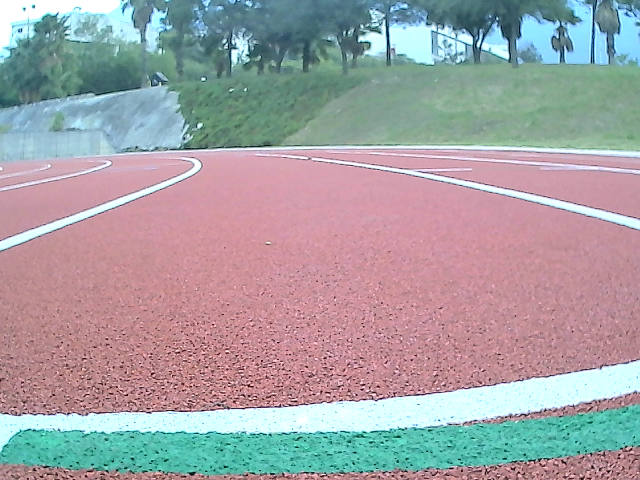
#> input picture dataset2/opencv_frame_32.png, 640 x 480 px, found by its file name
$ python vision4.py
#> lines starting #> are read from the running program, lines starting #| are printed output that depends on the picture; after the words box and inside, x2 and y2 are one past the last pixel; in counts of white or black regions, pixels touching at a corner belong together; long printed decimals are rounded
#Importar Librerias
import numpy as np
import cv2
import matplotlib.pyplot as plt
from sklearn import linear_model
import math
from time import sleep

# [50 lines left out: function Velocidad, not called in this run]

# Select a region of interest
def region_of_interest(img, vertices):
    """
    Applies an image mask.

    Only keeps the region of the image defined by the polygon formed
	by the vertices. The rest of the image pixels is set to zero (black).
    """

    # Defining a blank mask
    mask = np.zeros_like(img)

    # Define a 3 channel or 1 channel color to fill the mask with depending
	# on the input image
    if len(img.shape) > 2:
        channel_count = img.shape[2]  # i.e. 3 or 4 depending on your image
        ignore_mask_color = (255,) * channel_count
    else:
        ignore_mask_color = 255

    # Fill pixels inside the polygon defined by "vertices" with the fill color
    cv2.fillPoly(mask, vertices, ignore_mask_color)

    # Return the image only where mask pixels are nonzero
    masked_image = cv2.bitwise_and(img, mask)
    return masked_image

def pipeline(path_to_images, img_name):

        #1. Leer Imagen
        #img_name = "G0073201.JPG"
#> called with img_name = 'foto2.png'
        img_colour = cv2.imread(path_to_images)
#> img_colour is the input picture: shape (480, 640, 3); mean B, G, R 164.7, 160.8, 164.7

        #2. Verificar que la imagen existe
        if img_colour is None:
            print('ERROR: image ', img_name, 'could not be read')
            exit()

        #2. COnvertir de BGR a RGB, luego de RGB a Gray
        img_colour_rgb = cv2.cvtColor(img_colour, cv2.COLOR_BGR2RGB)
        grey = cv2.cvtColor(img_colour_rgb, cv2.COLOR_RGB2GRAY)
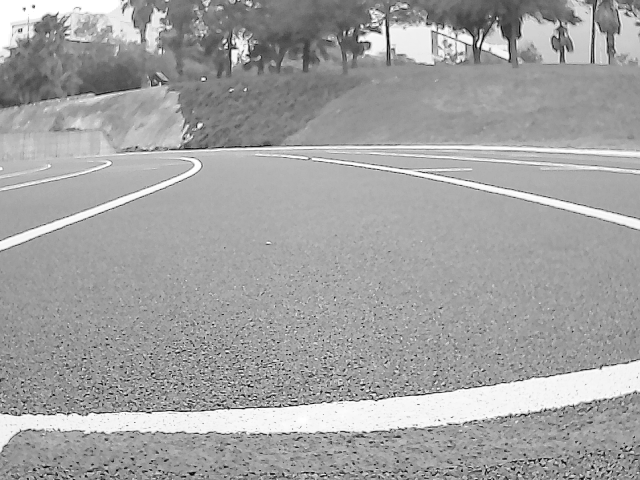
#> grey: shape (480, 640); min 1, max 255, mean 162.5

        #Resize image
        scale_percent = 100
        width = int(grey.shape[1]* scale_percent / 100)
#> width = 640
        height = int(grey.shape[0]* scale_percent / 100)
#> height = 480
        dim = (width, height)
#> dim = (640, 480)
        grey = cv2.resize(grey, dim, interpolation = cv2.INTER_AREA)
        #cv2.imshow("Lane line detection", grey)

        # 3.- Apply Gaussian smoothing
        kernel_size = (17,17)
        blur_grey = cv2.GaussianBlur(grey, kernel_size, sigmaX=0, sigmaY=0)
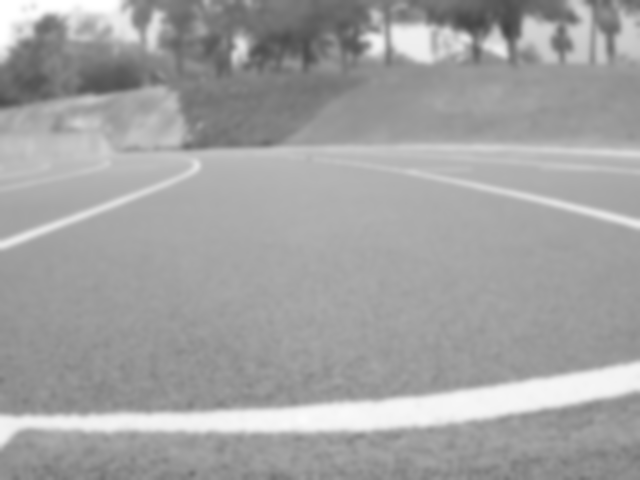
#> blur_grey: shape (480, 640); min 68, max 255, mean 162.5
        #cv2.imshow("Smoothed image", blur_grey)

        # 4.- Apply Canny edge detector
        low_threshold = 70
        high_threshold = 100
        edges = cv2.Canny(blur_grey, low_threshold, high_threshold, apertureSize=3)
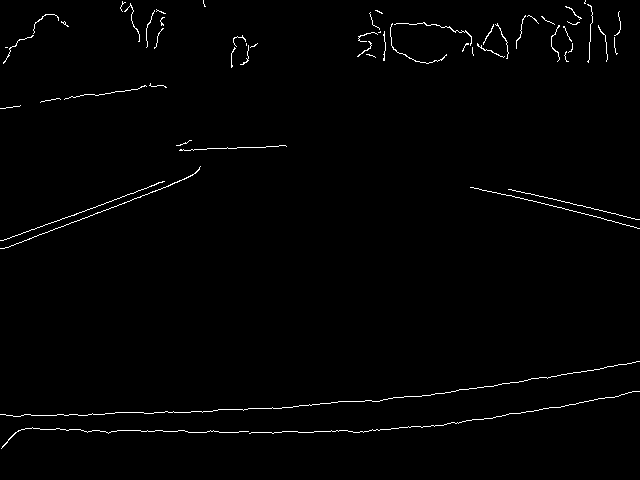
#> edges: shape (480, 640); 1.1% white in thin lines or dots
        cv2.imshow("Canny image", edges)


        # 5.- Define a polygon-shape like region of interest
        img_shape = grey.shape
#> img_shape = (480, 640)

        # RoI (change the below vertices accordingly)
        p1 = (1, 290)
        p2 = (1, 232)
        p3 = (223, 157)
        p4 = (491, 163)
        p5 = (639, 196)
        p6 = (639, 287)

        # Create a vertices array that will be used for the roi
        vertices = np.array([[p1, p2, p3, p4, p5, p6]], dtype=np.int32)

        #6. Get region of interest using the just created polygon.
        # This will be used together with the Hugh

        masked_edges = region_of_interest(edges, vertices)
#> in region_of_interest, `cv2.fillPoly(mask, vertices, ignore_mask_color)`:
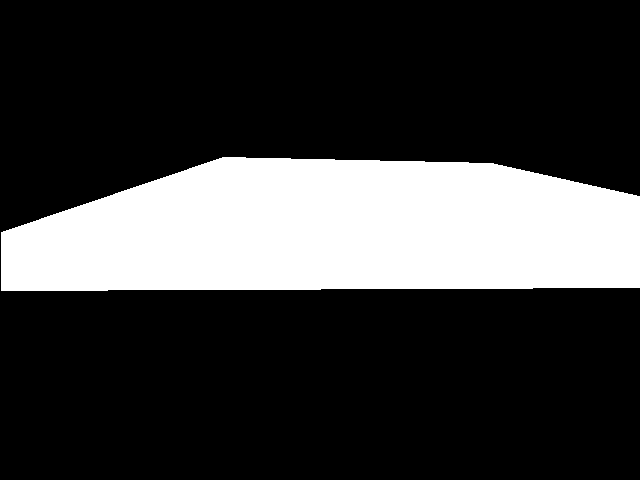
#> mask: shape (480, 640); 23.5% white; 1 white region, box (x1, y1, x2, y2) and area: (1, 157, 640, 291) 72152
#> in region_of_interest, `masked_image = cv2.bitwise_and(img, mask)`:
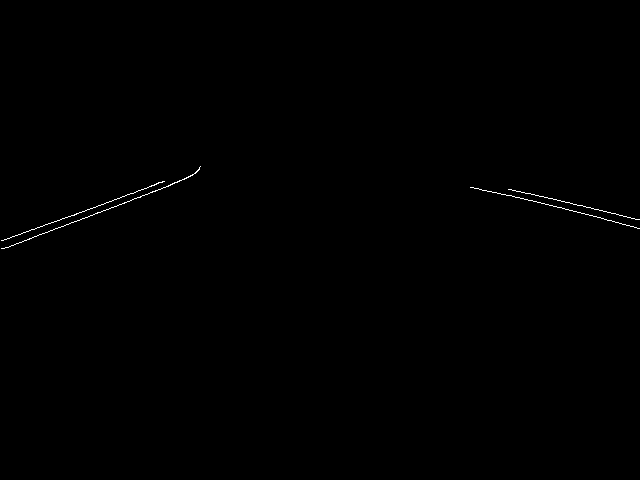
#> masked_image: shape (480, 640); 0.23% white in thin lines or dots, all inside (x1, y1, x2, y2) = (1, 166, 640, 249)
        cv2.imshow("Canny image within Region Of Interest", masked_edges)

        # 7.- Apply Hough transform for lane lines detection
        rho = 0.5                     # distance resolution in pixels of the Hough grid
        theta = np.pi/1000            # angular resolution in radians of the Hough grid
        threshold = 80                # minimum number of votes (intersections in Hough grid cell)
        min_line_len = 2              # minimum number of pixels making up a line
        max_line_gap = 3              # maximum gap in pixels between connectable line segments
        line_image = np.copy(img_colour)*0   # creating a blank to draw lines on
#> line_image: shape (480, 640, 3); every value is 0
        hough_lines = cv2.HoughLinesP(masked_edges,
                                      rho,
					                  theta,
					                  threshold,
					                  np.array([]),
					                  minLineLength=min_line_len,
					                  maxLineGap=max_line_gap)
#> hough_lines = [[3, 248, 179, 181], [3, 240, 164, 181]]

        print("number of lines:{}".format(hough_lines.shape))
#| number of lines:(2, 1, 4)
        # 8.- Initialise a new image to hold the original image with the detected lines
        # Resize img_colour_with_lines
        scale_percent = 100
        width = int(img_colour_rgb.shape[1] * scale_percent / 100)
        height = int(img_colour_rgb.shape[0] * scale_percent / 100)
        dim = (width, height)
        img_colour_rgb = cv2.resize(img_colour_rgb, dim, interpolation = cv2.INTER_AREA)
        img_colour_with_lines = img_colour_rgb.copy()
        img_colour_with_lines= cv2.cvtColor(img_colour_with_lines, cv2.COLOR_RGB2BGR)

        left_lines, left_slope, right_lines, right_slope = list(), list(), list(), list()
        ymin, ymax, xmin, xmax = 0.0, 0.0, 0.0, 0.0
        x_left, y_left, x_right, y_right = list(), list(), list(), list()

        # Slope and standard deviation for left and right lane lines
        left_slope_mean, left_slope_std = -18.5, 4
        right_slope_mean, right_slope_std = 15.5, 4

        # Loop through each detected line
        for line in hough_lines:
            for x1, y1, x2, y2 in line:

                # Compute slope for current line
                slope = (y2-y1) / (x2-x1)
                #print(slope)
                slope_deg = np.rad2deg(np.arctan(slope))
                print(slope_deg)
                cv2.line(img_colour_with_lines, (x1, y1), (x2, y2), (0,0,255), 2)
                """
                # If slope is positive, the current line belongs to the right lane line
                if (slope_deg >= (right_slope_mean - 1*right_slope_std)) and (slope_deg < (right_slope_mean + 1*right_slope_std)):
                    right_lines.append(line)
                    #cv2.line(img_colour_with_lines, (x1, y1), (x2, y2), (255,0,0), 10)
                    right_slope.append(slope)

                    x_right.append(x1)
                    x_right.append(x2)
                    y_right.append(y1)
                    y_right.append(y2)

                # Otherwise, the current line belongs to the left lane line
                elif (slope_deg >= (left_slope_mean - 1*left_slope_std)) and (slope_deg < (left_slope_mean + 1*left_slope_std)):
                    left_lines.append(line)
                    #cv2.line(img_colour_with_lines, (x1, y1), (x2, y2), (0,0,255), 10)
                    left_slope.append(slope)
                    x_left.append(x1)
                    x_left.append(x2)
                    y_left.append(y1)
                    y_left.append(y2)

                # Outliers lines; i.e., lines that neither belong to left nor right lane lines
                else:
                    pass
                """
#> this loop made 2 passes
#| -20.841
#| -20.126
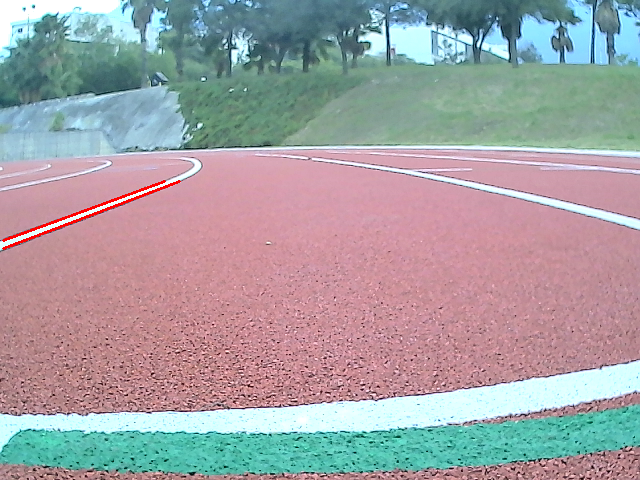
#> img_colour_with_lines: shape (480, 640, 3); 0.32% of pixels changed, all inside (x1, y1, x2, y2) = (2, 180, 181, 250)

        cv2.imshow("Canny image with detected lines", img_colour_with_lines)
        """
        x_minl = np.min(x_left)
        x_maxl = np.max(x_left)
        y_minl = np.min(y_left)
        y_maxl = np.max(y_left)

        # Find the regression line for the left lane line
        left_regression_line = linear_model.LinearRegression()
        left_regression_line.fit(np.array(x_left).reshape(-1,1), y_left)

        y_bottoml = left_regression_line.coef_*x_minl + left_regression_line.intercept_
        y_topl = left_regression_line.coef_*x_maxl + left_regression_line.intercept_
        print("Left Line")
        print("xmin: ",x_minl)
        print("xmax: ",x_maxl)
        print("y bottom: ",y_bottoml[0])
        print("y top: ",y_topl[0])

        # Draw a green line to depict the left lane line
        cv2.line(img_colour_with_lines, (x_minl, int(y_bottoml[0])), (x_maxl, int(y_topl[0])), (0,255,0), 5)

        x_minr = np.min(x_right)
        x_maxr = np.max(x_right)
        y_minr = np.min(y_right)
        y_maxr = np.max(y_right)

        # Fidn the regression line for the right lane line
        right_regression_line = linear_model.LinearRegression()
        right_regression_line.fit(np.array(x_right).reshape(-1,1), y_right)

        y_bottomr = right_regression_line.coef_*x_minr + right_regression_line.intercept_
        y_topr = right_regression_line.coef_*x_maxr + right_regression_line.intercept_
        # Draw a green line to depict the right lane line
        cv2.line(img_colour_with_lines, (x_minr, int(y_bottomr[0])), (x_maxr, int(y_topr[0])), (0,255,0), 5)

        cv2.imshow("Canny image with detected lines", img_colour_with_lines)
        print("Right Line")
        print("xmin: ",x_minr)
        print("xmax: ",x_maxr)
        print("y bottom: ",y_bottomr[0])
        print("y top: ",y_topr[0])

        Velocidad(x_minl, x_maxl, y_bottoml[0], y_topl[0], x_minr, x_maxr, y_bottomr[0], y_topr[0])
        """
        cv2.waitKey(0)


path_to_images = "/home/albertocastro/Escritorio/Taller/dataset2/opencv_frame_32.png"

img_name = "foto2.png"

pipeline(path_to_images, img_name)

$ run again, with dataset2/opencv_frame_0.png copied over dataset2/opencv_frame_32.png
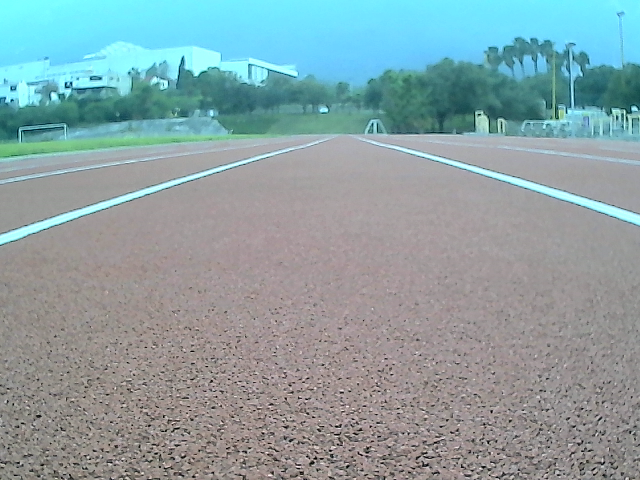
#> input picture dataset2/opencv_frame_0.png, 640 x 480 px, found by its file name
#> in pipeline, img_colour is the input picture: shape (480, 640, 3); mean B, G, R 163.7, 160.6, 138.7
#> in pipeline, `edges = cv2.Canny(blur_grey, low_threshold, high_threshold, apertureSi..`:
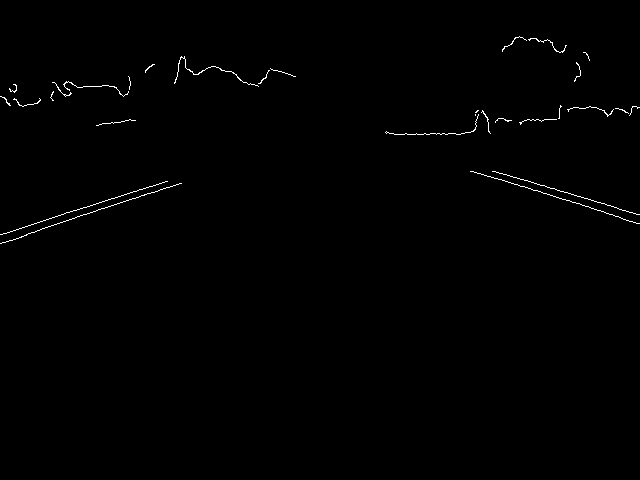
#> edges: shape (480, 640); 0.52% white in thin lines or dots, all inside (x1, y1, x2, y2) = (0, 36, 640, 244)
#> mask: shape (480, 640); 23.5% white; 1 white region, box (x1, y1, x2, y2) and area: (1, 157, 640, 291) 72152
#> masked_image: shape (480, 640); 0.22% white in thin lines or dots, all inside (x1, y1, x2, y2) = (1, 171, 640, 244)
#> line_image: shape (480, 640, 3); every value is 0
#> hough_lines = [[21, 236, 180, 183], [1, 234, 165, 181]]
#| number of lines:(2, 1, 4)
#> the loop in pipeline, `for line in hough_lines:` made 2 passes
#> (printed output is left out)
#> after the loop in pipeline, `for line in hough_lines:`:
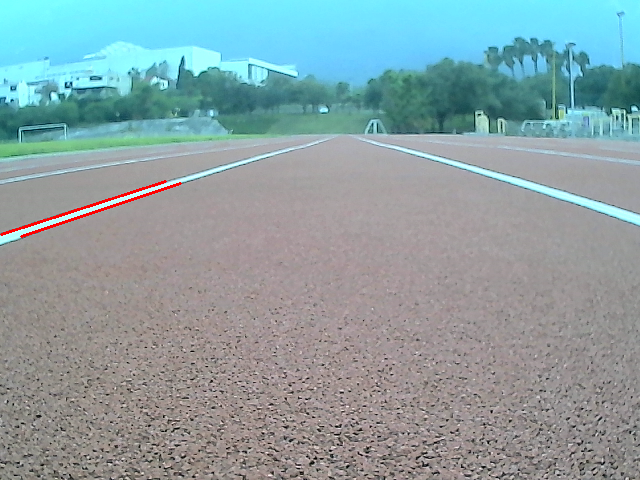
#> img_colour_with_lines: shape (480, 640, 3); 0.31% of pixels changed, all inside (x1, y1, x2, y2) = (0, 180, 182, 238)

$ run again, with dataset2/opencv_frame_10.png copied over dataset2/opencv_frame_32.png
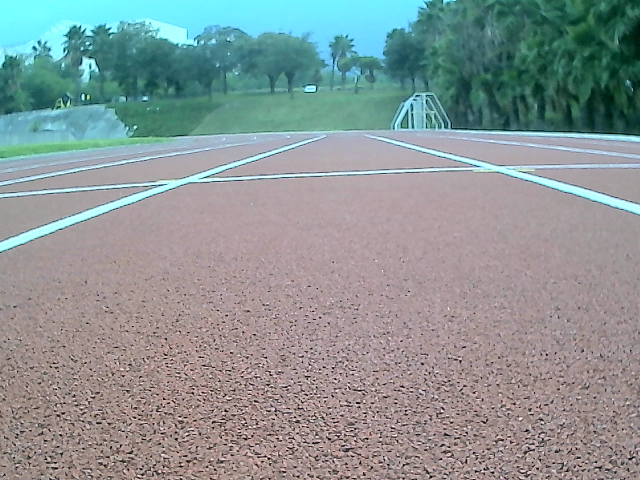
#> input picture dataset2/opencv_frame_10.png, 640 x 480 px, found by its file name
#> in pipeline, img_colour is the input picture: shape (480, 640, 3); mean B, G, R 149.7, 149.4, 138.4
#> in pipeline, `edges = cv2.Canny(blur_grey, low_threshold, high_threshold, apertureSi..`:
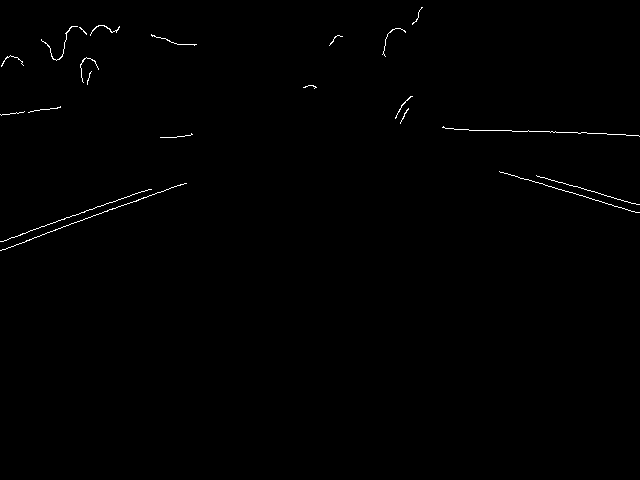
#> edges: shape (480, 640); 0.44% white in thin lines or dots, all inside (x1, y1, x2, y2) = (0, 7, 640, 251)
#> mask: shape (480, 640); 23.5% white; 1 white region, box (x1, y1, x2, y2) and area: (1, 157, 640, 291) 72152
#> masked_image: shape (480, 640); 0.19% white in thin lines or dots, all inside (x1, y1, x2, y2) = (1, 171, 640, 251)
#> line_image: shape (480, 640, 3); every value is 0
#> hough_lines = [[8, 247, 184, 183]]
#| number of lines:(1, 1, 4)
#> the loop in pipeline, `for line in hough_lines:` made 1 pass
#> (printed output is left out)
#> after the loop in pipeline, `for line in hough_lines:`:
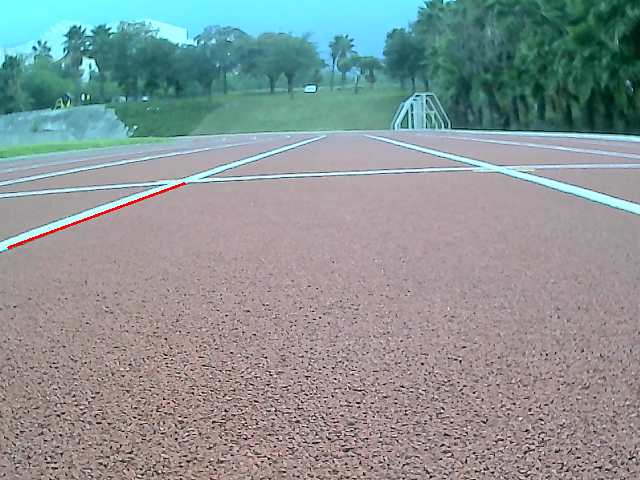
#> img_colour_with_lines: shape (480, 640, 3); 0.16% of pixels changed, all inside (x1, y1, x2, y2) = (7, 182, 186, 249)
